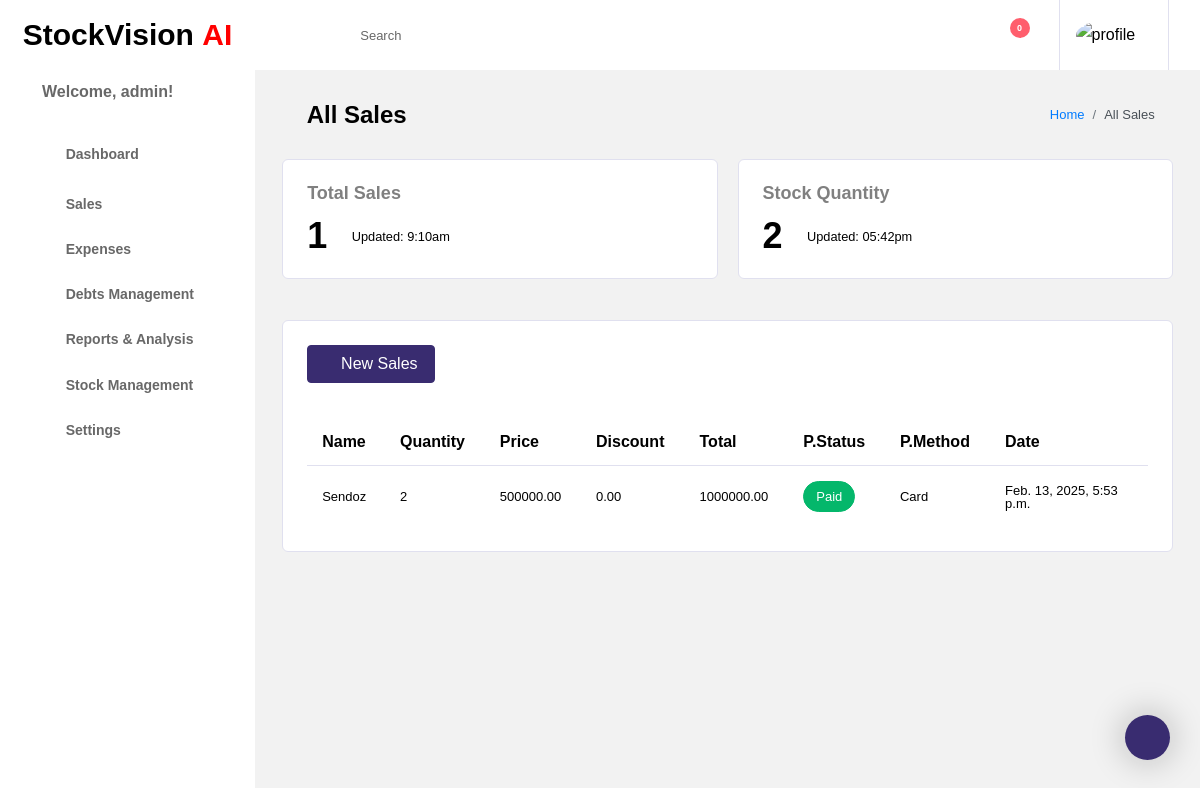
Page /all_sales/ (signed in) on the committed database.
### users/models.py (models this page shows, shortened)
class CustomUser(AbstractUser):
    ROLE_CHOICES = (
        ('Admin', 'Admin'),
        ('Sales Manager', 'Sales Manager'),
        ('Sales Rep', 'Sales Representative'),
        ('Customer', 'Customer'),
    )
    role = models.CharField(max_length=20, choices=ROLE_CHOICES, default='Customer')
    phone = models.CharField(max_length=15, blank=True, null=True)
    profile_picture = models.ImageField(upload_to='profiles/', blank=True, null=True)

### sales/models.py (models this page shows, shortened)
class NewSale(models.Model):
    PAYMENT_METHODS = [
        ('Cash', 'Cash'),
        ('Card', 'Card'),
        ('Mobile Money', 'Mobile Money'),
        ('Bank Transfer', 'Bank Transfer'),
    ]
    customer = models.CharField(max_length=50, null=True, blank=True)
    product = models.ForeignKey(Product, on_delete=models.CASCADE)
    quantity = models.PositiveIntegerField()
    price = models.DecimalField(max_digits=10, decimal_places=2)
    discount = models.DecimalField(max_digits=10, decimal_places=2, default=0)
    total_amount = models.DecimalField(max_digits=10, decimal_places=2, editable=False)
    payment_status = models.CharField(
        max_length=50,
        choices=[('Paid', 'Paid'), ('Pending', 'Pending')],
        default='Paid'
    )
    payment_method = models.CharField(
        max_length=50,
        choices=PAYMENT_METHODS,
        default='Cash'
    )
    date = models.DateTimeField(auto_now_add=True)

### inventory/models.py (models this page shows, shortened)
class Product(models.Model):
    product_id = models.CharField(max_length=255)
    product_name = models.CharField(max_length=255)
    category = models.ForeignKey(Category, on_delete=models.CASCADE)
    description = models.TextField(blank=True, null=True)
    buying_price = models.DecimalField(max_digits=10, decimal_places=2)
    selling_price = models.DecimalField(max_digits=10, decimal_places=2)
    stock_quantity = models.PositiveIntegerField(default=1)
    max_stock = models.PositiveIntegerField(default=100)
    created_at = models.DateTimeField(auto_now_add=True)
    updated_at = models.DateTimeField(auto_now=True)
    supplier = models.CharField(max_length=255,blank=True)
    def __str__(self):
        return self.product_name

### sales/views.py (the view)
# urls.py: path('all_sales/', sales_list, name='all_sales'),
def sales_list(request):
    sales = NewSale.objects.all()
    total_sales =  NewSale.objects.all().count()
    products = Product.objects.all()
    products_list = Product.objects.all().count()
    total_sales =  NewSale.objects.all().count()
    context = {
        "sales": sales,
        "products_list": products_list,
        "total_sales": total_sales,
        }
    return render(request, 'sales/index.html', context)

### templates/sales/index.html (shortened to what this page needs)
{% extends 'base.html' %} {% block content %} {% include 'include/header.html'%}
{% include 'include/sidebar.html' %}
<div class="main-panel">
  <div class="content-wrapper">
    <div class="page-header">
      <h3 class="page-title">
        <i class="fa fa-shopping-cart text-danger md-lg"></i> All Sales
      </h3>
      <nav aria-label="breadcrumb">
        <ol class="breadcrumb">
          <li class="breadcrumb-item"><a href="#">Home</a></li>
          <li class="breadcrumb-item active" aria-current="page">All Sales</li>
        </ol>
      </nav>
    </div>
    <div class="row">
      <div class="col-md-6 grid-margin">
        <div class="card">
          <div class="card-body">
            <h4 class="card-title mb-0"><strong style="color:grey">Total Sales</strong></h4>
            <div class="d-flex justify-content-between align-items-center">
              <div class="d-inline-block pt-3">
                <div class="d-md-flex">
                  <h2 class="mb-0">{{total_sales}}</h2>
                  <div class="d-flex align-items-center ml-md-2 mt-2 mt-md-0">
                    <i class="far fa-clock text-muted"></i>
                    <small class="ml-1 mb-0">Updated: 9:10am</small>
                  </div>
                </div>
              </div>
              <div class="d-inline-block">
                <i class="fa fa-shopping-cart text-success icon-md"></i>
              </div>
            </div>
          </div>
        </div>
      </div>
      <div class="col-md-6 grid-margin">
        <div class="card">
          <div class="card-body">
            <h4 class="card-title mb-0"><strong style="color:grey">Stock quantity </strong></h4>
            <div class="d-flex justify-content-between align-items-center">
              <div class="d-inline-block pt-3">
                <div class="d-md-flex">
                  <h2 class="mb-0">{{products_list}}</h2>
                  <div class="d-flex align-items-center ml-md-2 mt-2 mt-md-0">
                    <i class="far fa-clock text-muted"></i>
                    <small class="ml-1 mb-0">Updated: 05:42pm</small>
                  </div>
                </div>
              </div>
              <div class="d-inline-block">
                <i class="fas fa-shopping-cart text-danger icon-lg"></i>
              </div>
            </div>
          </div>
        </div>
      </div>
    </div>
    <div class="col-md-6 grid-margin stretch-card">
      </div>
      <div class="row">
        <div class="col-lg-12 grid-margin stretch-card">
          <div class="card">
            <div class="card-body">
              <h4
                class="btn btn-primary mb-3 float-end"
              >
                <i class="fas fa-plus-circle"></i> New Sales
              </h4>
              <div class="table-responsive">
                <table id="order-listing" class="table">
                  <thead>
                    <tr>
                       <th>Name</th>
                      <th>Quantity</th>
                      <th>Price</th>
                      <th>Discount</th>
                      <th>Total</th>
                      <th>P.Status</th>
                      <th>P.Method</th>
                      <th>Date</th>
                    </tr>
                  </thead>
                  <tbody>
                    {% for sale in sales %}
                    <tr>
                      <td>{{ sale.product }}</td>
                      <td>{{ sale.quantity}}</td>
                      <td>{{ sale.price }}</td>
                      <td>{{ sale.discount }}</td>
                      <td>{{ sale.total_amount }}</td>
                      <td>
                        {% if sale.payment_status == "Paid" %}
                            <span class="badge badge-success badge-pill">Paid</span>
                        {% else %}
                            <span class="badge badge-danger badge-pill">Not Paid</span>
                        {% endif %}
                    </td>
                      <td>{{ sale.payment_method }}</td>
                      <td>{{ sale.date }}</td>
                    </tr>
                    {% empty %}
                    <tr>
                      <td colspan="9">No products available.</td>
                    </tr>
                    {% endfor %}
                  </tbody>
                </table>
              </div>
            </div>
          </div>
        </div>
      </div>
    </div>
    {% endblock %}

### templates/include/sidebar.html (shortened to what this page needs)
<nav class="sidebar sidebar-offcanvas" id="sidebar">
    <ul class="nav">
      <li class="nav-item nav-profile">
        <div class="nav-link">
          <div class="profile-name">
            <p class="name">
{% if user.is_authenticated %}
    <h6> <strong>Welcome, {{ user.username }}! &nbsp&nbsp <i class="fa fa-circle" style="color:green"></i></strong></h6>
{% else %}
<a ref="/"></a>
{% endif %} </p>
          </div>
        </div>
      </li>
      <li class="nav-item">
        <a class="nav-link" href="/dashboard">
          <i class="fa fa-home menu-icon" style="color:purple"></i>
          <span class="menu-title"> <b>Dashboard</b></span>
        </a>
      </li>
      <li class="nav-item">
        <a class="nav-link" data-toggle="collapse" href="#page-layouts" aria-expanded="false" aria-controls="page-layouts">
          <i class="fab fa-trello menu-icon" style="color:purple"></i>
          <span class="menu-title"><b>Sales</b></span>
          <i class="menu-arrow"></i>
        </a>
      </li>
      <li class="nav-item">
        <a class="nav-link" data-toggle="collapse" href="#ui-advanced" aria-expanded="false" aria-controls="ui-advanced">
          <i class="fas fa-clipboard-list menu-icon" style="color:purple"></i>
          <span class="menu-title"><strong>Expenses</strong></span>
          <i class="menu-arrow"></i>
        </a>
      </li>
      <li class="nav-item">
        <a class="nav-link" data-toggle="collapse" href="#charts" aria-expanded="false" aria-controls="charts">
          <i class="fas fa-chart-pie menu-icon" style="color:purple"></i>
          <span class="menu-title"><strong>Debts Management</strong></span>
          <i class="menu-arrow"></i>
        </a>
      </li>
      <li class="nav-item">
        <a class="nav-link" data-toggle="collapse" href="#tables" aria-expanded="false" aria-controls="tables">
          <i class="fas fa-table menu-icon" style="color:purple"></i>
          <span class="menu-title"><strong>Reports & Analysis</strong></span>
          <i class="menu-arrow"></i>
        </a>
      </li>
      <li class="nav-item">
        <a class="nav-link" data-toggle="collapse" href="#ui-basic" aria-expanded="false" aria-controls="ui-basic">
          <i class="far fa-compass menu-icon" style="color:purple"></i>
          <span class="menu-title"><strong>Stock Management</strong></span>
          <i class="menu-arrow"></i>
        </a>
      </li>
      <li class="nav-item">
        <a class="nav-link" data-toggle="collapse" href="#icons" aria-expanded="false" aria-controls="icons">
          <i class="fa fa-stop-circle menu-icon" style="color:purple"></i>
          <span class="menu-title"><strong>Settings</strong></span>
          <i class="menu-arrow"></i>
        </a>
      </li>
    </ul>
  </nav>

### templates/sales/index.html (style rules this page uses)
table { width: 100%; margin: 20px 0; }
th, td { padding: 8px; text-align: left; max-width: 150px; overflow-wrap: break-word; word-break: break-word; white-space: normal; height: auto; }

### rows in the picture
CustomUser: username "admin"
NewSale: product "Sendoz", quantity "2", price "500000.00", discount "0.00", total_amount "1000000.00", payment_status "Paid", payment_method "Card", date "Feb. 13, 2025, 5:53 p.m."

### other values in the picture
{{ total_sales }} "1"
{{ products_list }} "2"
